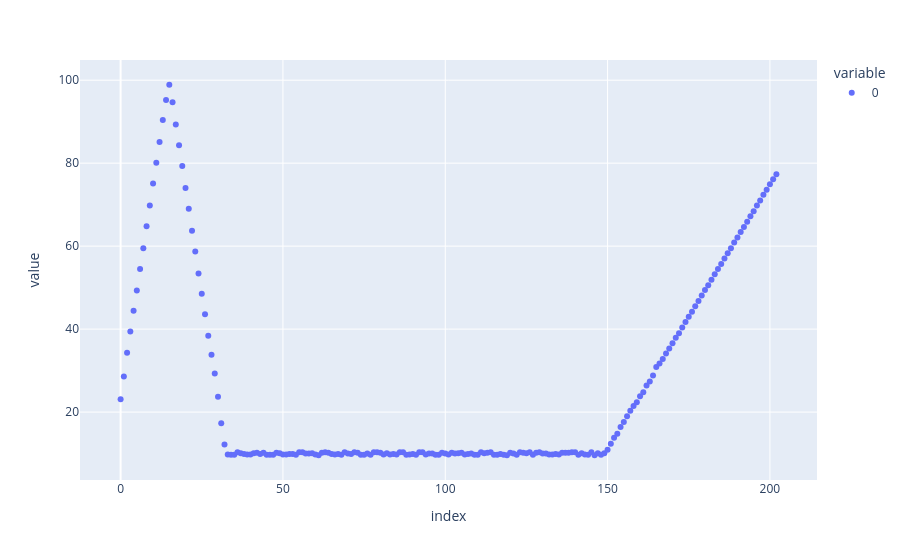

Source (notebook cell):
### Code cell
px.scatter(Exp576_6_10C.get_T_profile())

### Figure 1 — Plotly figure (JSON) as saved in the notebook; plotly's stock layout.template omitted (floating-point values rounded to 4 significant figures; data arrays with more than 128 entries replaced by an {"elided": "..."} marker saying what was removed)
{"data": [{"hovertemplate": "variable=0<br>index=%{x}<br>value=%{y}<extra></extra>", "legendgroup": "0", "marker": {"color": "#636efa", "symbol": "circle"}, "mode": "markers", "name": "0", "orientation": "v", "showlegend": true, "type": "scatter", "x": {"elided": "203 int values"}, "xaxis": "x", "y": {"elided": "203 float values"}, "yaxis": "y"}], "layout": {"legend": {"title": {"text": "variable"}, "tracegroupgap": 0}, "margin": {"t": 60}, "xaxis": {"anchor": "y", "domain": [0, 1], "title": {"text": "index"}}, "yaxis": {"anchor": "x", "domain": [0, 1], "title": {"text": "value"}}}}
